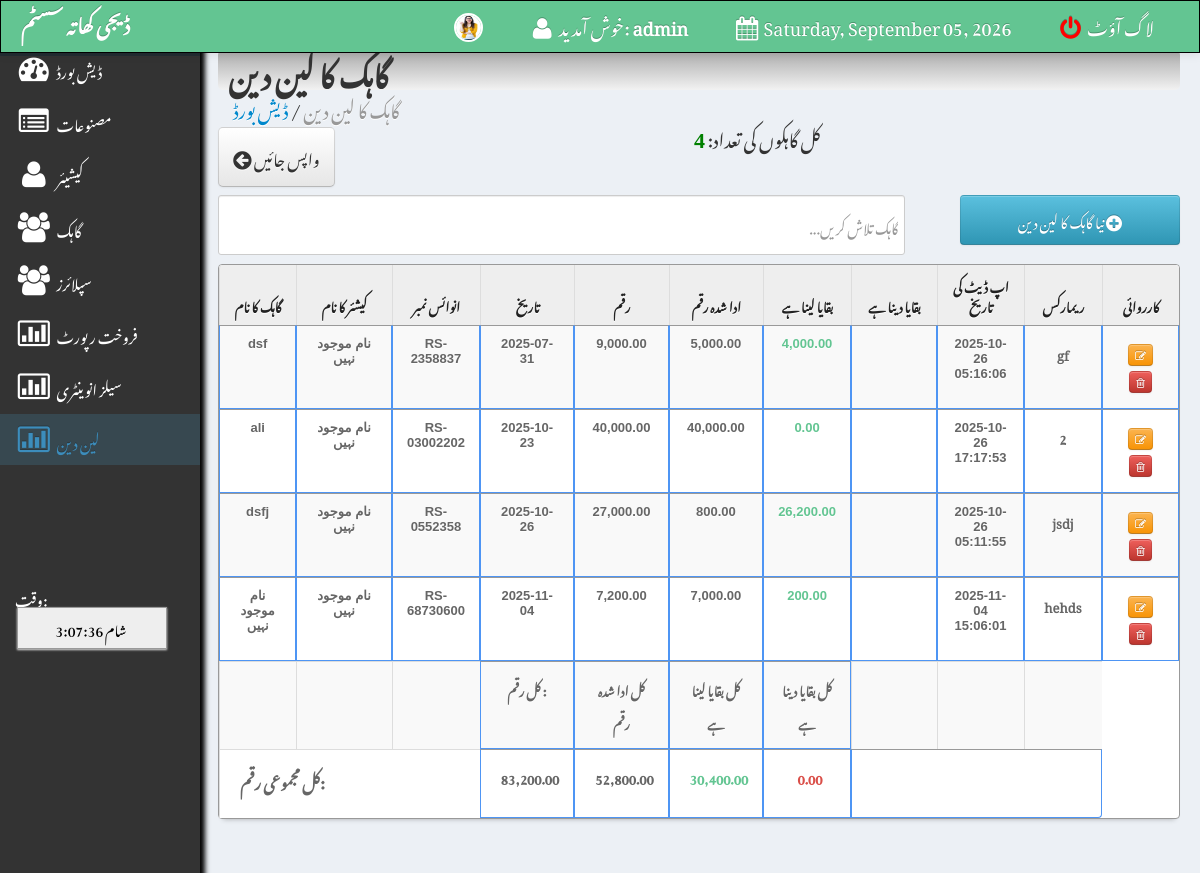
The page /admin/customer_trade.php (signed in) on the database its author committed.
### tables this page shows
CREATE TABLE `user` (
  `id` int(11) NOT NULL,
  `username` varchar(100) NOT NULL,
  `password` varchar(100) NOT NULL,
  `name` varchar(100) NOT NULL,
  `position` varchar(100) NOT NULL,
  `profile_image` varchar(255) DEFAULT NULL
);

CREATE TABLE `udhar_customer` (
  `id` int(11) NOT NULL,
  `customer_id` int(11) NOT NULL,
  `cashier` varchar(255) NOT NULL,
  `invoice_no` varchar(100) NOT NULL,
  `date` date NOT NULL,
  `amount` decimal(10,2) NOT NULL,
  `paid_amount` decimal(10,2) DEFAULT 0.00,
  `balance` decimal(10,2) GENERATED ALWAYS AS (`amount` - `paid_amount`) STORED,
  `due_date` date DEFAULT NULL,
  `remarks` varchar(255) DEFAULT NULL,
  `loan` varchar(255) NOT NULL,
  `updation_date` timestamp NOT NULL DEFAULT current_timestamp() ON UPDATE current_timestamp()
);

CREATE TABLE `customer` (
  `customer_id` int(11) NOT NULL,
  `customer_name` varchar(100) NOT NULL,
  `address` varchar(100) DEFAULT NULL,
  `contact` varchar(100) DEFAULT NULL,
  `membership_number` varchar(100) DEFAULT NULL,
  `prod_name` varchar(550) DEFAULT NULL,
  `expected_date` varchar(500) DEFAULT NULL,
  `note` varchar(500) DEFAULT NULL
);

### admin/customer_trade.php (the view, shortened to what this page needs)
<!DOCTYPE html>
<html>
<head>
<link href="src/facebox.css" media="screen" rel="stylesheet" type="text/css" />
<link href="css/css2.css" media="screen" rel="stylesheet" type="text/css" />
		<link href="vendors/uniform.default.css" rel="stylesheet" media="screen">
  <link href="css/bootstrap.css" rel="stylesheet">
    <link rel="stylesheet" type="text/css" href="css/DT_bootstrap.css">
  <link rel="stylesheet" href="css/font-awesome.min.css">
    <link href="css/bootstrap-responsive.css" rel="stylesheet">
<link href="../style.css" media="screen" rel="stylesheet" type="text/css" />
</head>
<?php
function createRandomPassword() {
	$chars = "003232303232023232023456789";
	$i = 0;
	$pass = '' ;
	while ($i <= 7) {
		$num = rand() % 33;
		$tmp = substr($chars, $num, 1);
		$pass = $pass . $tmp;
		$i++;
	}
	return $pass;
}
$finalcode='RS-'.createRandomPassword();
?>
<body>
<?php include('navfixed.php');?>
	<?php
$position=$_SESSION['SESS_LAST_NAME'];
?>
<?php
if($position=='admin') {
?>
<div class="container-fluid">
      <div class="row-fluid">
	  <div class="span2">
        <div class="well sidebar-nav">
        <ul class="nav nav-list">
    <li ><a href="index.php"><i class="icon-dashboard icon-2x"></i> ڈیش بورڈ </a></li>
			<li><a href="products.php"><i class="icon-list-alt icon-2x"></i> مصنوعات</a></li>
      	<li><a href="cashier.php"><i class="icon-user icon-2x"></i> کیشیئر</a></li>
			<li><a href="customer.php"><i class="icon-group icon-2x"></i> گاہک</a></li>
			<li><a href="supplier.php"><i class="icon-group icon-2x"></i> سپلائرز</a></li>
      <?php
		    	$today = date("m/d/Y");
                $tomorrow = date("m/d/Y", strtotime("+1 day"));
            ?>
            <li><a href="salesreport.php?d1=<?= $today ?>&d2=<?= $tomorrow ?>"><i class="icon-bar-chart icon-2x"></i> فروخت رپورٹ</a></li>
            <li><a href="sales_inventory.php?d1=0&d2=0"><i class="icon-bar-chart icon-2x"></i> سیلز انوینٹری</a></li>
      <li class="active"><a href="trade.php?id=cash&invoice=<?php echo $finalcode ?>"><i class="icon-bar-chart icon-2x"></i> لین دین</a></li>
			<br><br><br><br><br><br>
			<li>
			<div class="hero-unit-clock">
      <form name="clock">
           <font color="white;" style="color: white; font-family: 'Noto Nastaliq Urdu' !important;">وقت: <br></font>&nbsp;<input style="width:150px;font-family: 'Noto Nastaliq Urdu' !important; " type="submit" class="trans" name="face" value=""></form>
				</div>
			</li>
			</ul>
<?php } ?>
          </div>
        </div>
	<div class="span10">
		<div class="contentheader">
			</i> گاہک کا لین دین
			</div>
			<ul class="breadcrumb">
			<a href="index.php"><li>ڈیش بورڈ</li></a> /
			<li class="active">گاہک کا لین دین</li>
			</ul>
<div style="margin-top: -19px; margin-bottom: 21px;">
<a  href="index.php"><button class="btn btn-default btn-large" style="float: left; font-family: 'Noto Nastaliq Urdu' !important;">
<i class="icon icon-circle-arrow-left icon-large"></i> واپس جائیں</button></a>
<?php
			include('../connect.php');
				$result = $db->prepare("SELECT * FROM udhar_customer ORDER BY customer_id DESC");
				$result->execute();
				$rowcount = $result->rowcount();
			?>
			<div style="text-align:center;">
		کل گاہکوں کی تعداد: <font color="green" style="font:bold 22px 'Aleo';"><?php echo $rowcount;?></font>
	</div>
</div>
<br>
<input type="text" name="filter" style="direction: rtl;height:50px;  font-family: 'Noto Nastaliq Urdu' !important;" id="filter" placeholder="گاہک تلاش کریں..." autocomplete="off" />
<a rel="facebox" href="addc_udhar.php?pt=<?php echo $_GET['id']?>&invoice=<?php echo $_GET['invoice']?>&total=<?php echo $fgfg ?>&totalprof=<?php echo $asd ?>&cashier=<?php echo $_SESSION['SESS_FIRST_NAME']?>><Button type="submit" class="btn btn-info" style="  align-content: center;float:right; width:190px; height:40px;  font-family: 'Noto Nastaliq Urdu' !important;direction: rtl;" /><i class="icon-plus-sign icon-large"></i> نیا گاہک کا لین دین</button></a><br><br>
<table class="table table-bordered table-hover table-striped" id="resultTable" data-responsive="table" style="align-item: center;">
	<thead>
  <tr height="50px" style="font-size: 24px !important;">
    <th width="8%">گاہک کا نام</th>
    <th width="10%"> کیشئر کا نام</th>
    <th width="8%">انوائس نمبر</th>
    <th width="8%">تاریخ</th>
    <th width="9%">رقم</th>
    <th width="9%">ادا شدہ رقم</th>
    <th width="9%">بقایا لینا ہے</th>
    <th width="9%">بقایا دینا ہے</th>
    <th width="9%">اپ ڈیٹ کی تاریخ</th>
    <th >ریمارکس</th>
    <th width="8%">کارروائی</th>
</tr>
	</thead>
	<tbody>
  <?php
        include('../connect.php');
        $result = $db->prepare("SELECT * FROM udhar_customer");
        $result->execute();
        $total_amount = 0;
        $total_paid = 0;
        $total_balance = 0;
        $total_balance1 = 0;
        while ($row = $result->fetch()) {
            $total_amount += $row['amount'];
            $total_paid += $row['paid_amount'];
            if ($row['loan'] == 'Baqaya len') {
                $total_balance += $row['balance'];
            }
            $customer_id = $row['customer_id'];
             $cashier = $row['cashier'];
             $stmt1 = $db->prepare("SELECT name FROM user WHERE id = ?");
$stmt1->execute([$cashier]);
$cashier1 = $stmt1->fetch();
$cashier_name = $cashier1 ? $cashier1['name'] : 'نام موجود نہیں';
            $stmt = $db->prepare("SELECT customer_name FROM customer WHERE customer_id = ?");
            $stmt->execute([$customer_id]);
            $customer = $stmt->fetch();
            $customer_name = $customer ? $customer['customer_name'] : 'نام موجود نہیں';
        ?>
      <tr class="record" style="text-align:center" id="row_<?php echo $row['id']; ?>">
      <td><?php echo $customer_name; ?></td>
      <td><?php echo $cashier_name; ?></td>
                <td><?php echo $row['invoice_no']; ?></td>
                <td><?php echo $row['date']; ?></td>
                <td><?php echo number_format($row['amount'], 2); ?></td>
                <td><?php echo number_format($row['paid_amount'], 2); ?></td>
                <td style="color: <?php echo ($row['loan'] == 'Baqaya len') ? '#63C592FF' : 'black'; ?>">
                    <?php echo ($row['loan'] == 'Baqaya len') ? number_format(abs($row['balance']), 2) : ''; ?>
                </td>
                <td style="color: <?php echo ($row['loan'] == 'Baqaya den') ? '#da4f49' : 'black'; ?>">
                </td>
                <td><?php echo $row['updation_date']; ?></td>
                <td style="font-family: 'Noto Nastaliq Urdu' !important;direction: rtl !important;"><?php echo $row['remarks']; ?></td>
                <td width="90">
                    <a class='facebox' title="صارف کو ترمیم کرنے کے لیے کلک کریں" rel="facebox"
                        href="editcudhar.php?id=<?php echo $row['id']; ?>&type=<?php echo $row['loan']; ?>&invoice_no=<?php echo $row['invoice_no']; ?>&amount=<?php echo $row['amount']; ?>&paid_amount=<?php echo $row['paid_amount']; ?>&balance=<?php echo $row['balance']; ?>"
                        style="font-family: 'Noto Nastaliq Urdu' !important;">
                        <button class="btn btn-warning btn-mini" style="margin-bottom: 5px;">
                            <i class="icon-edit"></i>
                        </button>
                    </a>
                    <button class="btn btn-danger delbutton btn-mini" id="<?php echo $row['id']; ?>" style="margin-bottom: 5px;" title="Click to Delete the customer">
	    		<i class="icon-trash "></i>
		</button>
                </td>
      			</tr>
			<?php
				}
			?>
			<tr>
			<th> </th>
			<th>  </th>
			<th>  </th>
			<td style="font-family: 'Noto Nastaliq Urdu' !important;"><b>  کل رقم : </b></td>
			<td style="font-family: 'Noto Nastaliq Urdu' !important;"><b> کل ادا شدہ رقم </b></td>
      <td style="font-family: 'Noto Nastaliq Urdu' !important;"><b> کل بقایا لینا ہے</b></td>
      <td style="font-family: 'Noto Nastaliq Urdu' !important;"><b> کل بقایا دینا ہے</b></td>
			<th>  </th>
      <th>  </th>
      <th>  </th>
		</tr>
			<tr  >
      <th height="40" colspan="3" style="text-align: left; font-family: 'Noto Nastaliq Urdu' !important; padding-left: 20px; padding-top: 20px; font-size: 16px"><strong>کل مجموعی رقم: </strong></th>
            <td style="text-align: center; font-family: 'Noto Nastaliq Urdu' !important; padding-left: 20px; padding-top: 10px;"><strong><?php echo number_format($total_amount, 2); ?></strong></td>
            <td style="text-align: center; font-family: 'Noto Nastaliq Urdu' !important; padding-left: 20px; padding-top: 10px;"><strong><?php echo number_format($total_paid, 2); ?></strong></td>
            <td style="text-align: center; font-family: 'Noto Nastaliq Urdu' !important; padding-left: 20px; padding-top: 10px; color: #63C592FF"><strong><?php echo number_format($total_balance, 2); ?></strong></td>
            <td style="text-align: center; font-family: 'Noto Nastaliq Urdu' !important; padding-left: 20px; padding-top: 10px;;color: #da4f49;"><strong><?php echo number_format(abs($total_balance1), 2); ?></strong></td>
            <td colspan="3"></td>
  			</tr>
	</tbody>
</table><br>
</div>
</div>
</div>
</body>
<?php include('footer.php');?>
</html>

### admin/navfixed.php (shortened to what this page needs)
<?php
include('../connect.php');
?>
<div class="navbar navbar-inverse navbar-fixed-top">
  <div class="navbar-inner">
    <div class="container-fluid" style="background-color: #63C592FF;">
      <a class="brand" href="index.php"><b>ڈیجی کھاتہ سسٹم</b></a>
      <div class="nav-collapse collapse">
        <ul class="nav pull-right" style="display: flex; align-items: center; gap: 15px;">
          <li>
              <a href="editprofile.php" rel="facebox">
                <?php
                  $user_id = $_SESSION['SESS_MEMBER_ID'];
                  $result = $db->prepare("SELECT profile_image FROM user WHERE id = :id");
                  $result->execute([':id' => $user_id]);
                  $user = $result->fetch();
                  $img = !empty($user['profile_image']) ? $user['profile_image'] : 'images/default.png';
                ?>
                <img src="<?php echo $img; ?>" style="width:25px; height:25px; border-radius:50%; border:2px solid white;">
              </a>
            </li>
          <li><a><i class="icon-user icon-large"></i> خوش آمدید:
            <strong><?php echo $_SESSION['SESS_LAST_NAME'];?></strong></a></li>
          <li><a><i class="icon-calendar icon-large"></i>
            <?php
              $Today = date('Y-m-d');
              $new = date('l, F d, Y', strtotime($Today));
              echo $new;
            ?>
          </a></li>
          <li><a href="../index.php"><font color="red"><i class="icon-off icon-large"></i></font> لاگ آؤٹ</a></li>
        </ul>
      </div>
    </div>
  </div>
</div>

### admin/footer.php (shortened to what this page needs)
<link href="vendors/chosen.min.css" rel="stylesheet" media="screen">

### style.css (style rules this page uses)
td a { color: darkblue; }
input { border: 1px solid #999; background: #EEEEEE; padding: 10px; box-shadow: 0 1px 2px #ddd; -moz-box-shadow: 0 1px 2px #ddd; -webkit-box-shadow: 0 1px 2px #ddd; }
#filter { width: 70%; float: left; }
#resultTable { border-collapse: separate; background-color: #FFFFFF; border-spacing: 0; max-width: 100%; }
#resultTable { color: #666666; text-shadow: 0 1px 0 #FFFFFF; width: 100%; border: 1px solid #999999; box-shadow: 0 5px 5px -5px rgba(0, 0, 0, 0.3); margin-top: 13px; }
#resultTable thead tr th { background: none repeat scroll 0 0 #EEEEEE; color: #222222; padding: 10px 14px; text-align: center; border-top: 0 none; font-size: 13px; }
#resultTable tbody tr td { font: bold 13px 'Arial'; text-align: center; padding: 10px 14px; border-top: 1px solid #999999; }
#resultTable td { padding: 7px; border: #4e95f4 1px solid; }
#resultTable tr { background: #fff; }

### admin/customer_trade.php (style rules this page uses)
body { font-family: 'Noto Nastaliq Urdu' !important; }
body { padding-top: 60px; padding-bottom: 40px; }
.sidebar-nav { padding: 9px 0; }

### rows shown on the page
user: profile_image (picture)
udhar_customer: customer.customer_name "dsf", cashier_name "نام موجود نہیں", invoice_no "RS-2358837", date "2025-07-31", amount "9,000.00", paid_amount "5,000.00", balance "4,000.00", updation_date "2025-10-26 05:16:06", remarks "gf"
udhar_customer: customer.customer_name "ali", cashier_name "نام موجود نہیں", invoice_no "RS-03002202", date "2025-10-23", amount "40,000.00", paid_amount "40,000.00", balance "0.00", updation_date "2025-10-26 17:17:53", remarks "2"
udhar_customer: customer.customer_name "dsfj", cashier_name "نام موجود نہیں", invoice_no "RS-0552358", date "2025-10-26", amount "27,000.00", paid_amount "800.00", balance "26,200.00", updation_date "2025-10-26 05:11:55", remarks "jsdj"
udhar_customer: customer_name "نام موجود نہیں", cashier_name "نام موجود نہیں", invoice_no "RS-68730600", date "2025-11-04", amount "7,200.00", paid_amount "7,000.00", balance "200.00", updation_date "2025-11-04 15:06:01", remarks "hehds"

### other values the page prints
$_SESSION['SESS_LAST_NAME'] "admin"
$rowcount "4"
$total_amount "83,200.00"
$total_paid "52,800.00"
$total_balance "30,400.00"
abs($total_balance1) "0.00"
